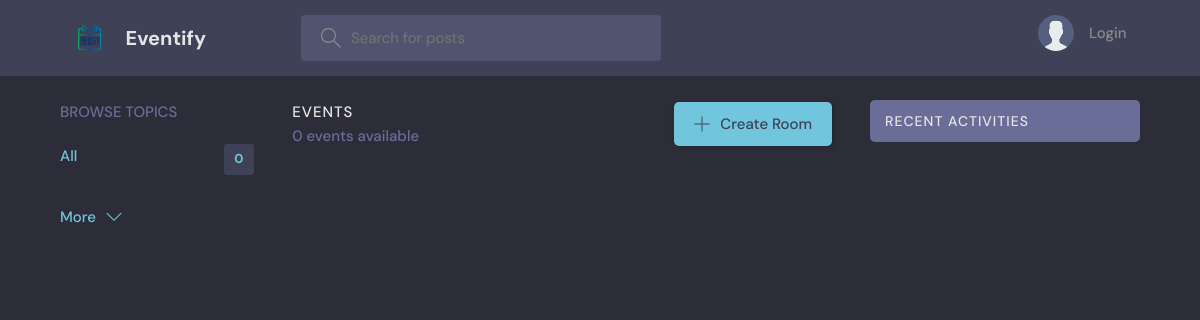
Before: / with the older database file.
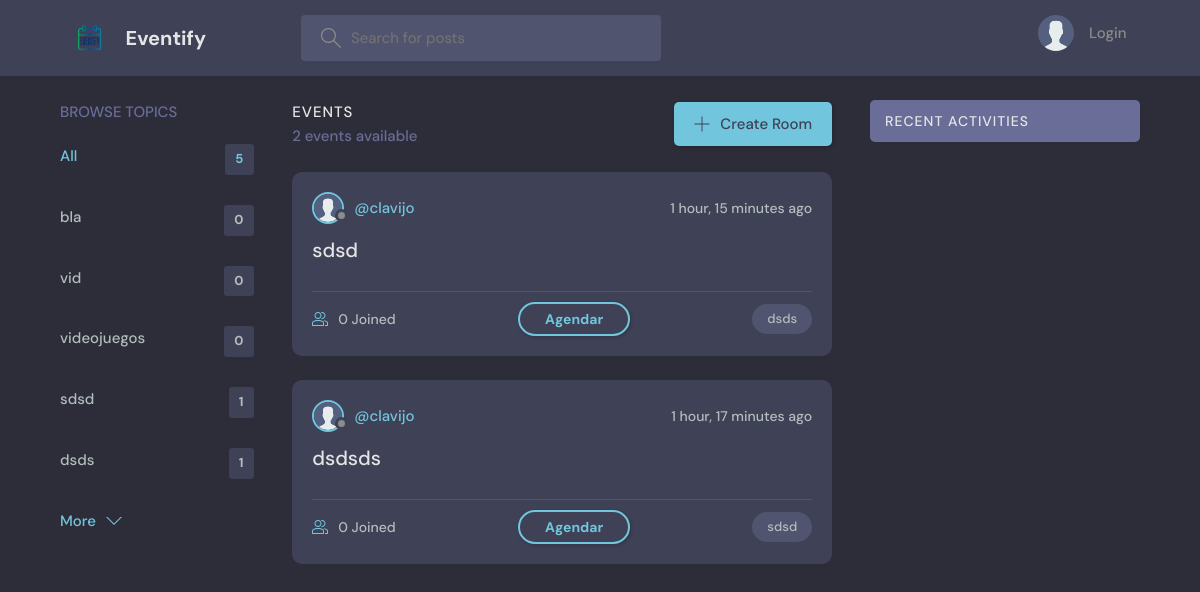
After: the same page with the newer database file.
### base/models.py (models this page shows, shortened)
class Topic(models.Model):
    name = models.CharField(max_length=200)

class Room(models.Model):
    host = models.ForeignKey(User, on_delete=models.SET_NULL, null=True)
    topic = models.ForeignKey(Topic, on_delete=models.SET_NULL, null=True)
    name = models.CharField(max_length=200)
    description = models.TextField(null=True, blank=True)
    participants = models.ManyToManyField(
        User, related_name='participants', blank=True)
    updated = models.DateTimeField(auto_now=True)
    created = models.DateTimeField(auto_now_add=True)
    class Meta:
        ordering = ['-updated', '-created']

class User(AbstractUser):
    name = models.CharField(max_length=200, null=True)
    email = models.EmailField(unique=True, null=True)
    bio = models.TextField(null=True)
    avatar = models.ImageField(null=True, default="avatar.svg")
    USERNAME_FIELD = 'username'
    REQUIRED_FIELDS = []

### base/views.py (the view)
# urls.py: path('', views.home, name="home"),
def home(request):
    q = request.GET.get('q') if request.GET.get('q') != None else ''
    rooms = Room.objects.filter(
        Q(topic__name__icontains=q) |
        Q(name__icontains=q) |
        Q(description__icontains=q)
    )
    topics = Topic.objects.all()[0:5]
    room_count = rooms.count()
    room_messages = Message.objects.filter(
        Q(room__topic__name__icontains=q))[0:3]
    context = {'rooms': rooms, 'topics': topics,
               'room_count': room_count, 'room_messages': room_messages}
    return render(request, 'base/home.html', context)

### base/templates/base/home.html (shortened to what this page needs)
{% extends 'main.html' %}
{% block content %}
<main class="layout layout--3">
  <div class="container">
    {% include 'base/topics_component.html' %}
    <div class="roomList">
      <div class="roomList__header">
        <div>
          <h2>Events</h2>
          <p>{{room_count}} events available</p>
        </div>
        <a class="btn btn--main" href="{% url 'create-room' %}">
          <svg version="1.1" xmlns="http://www.w3.org/2000/svg" width="32" height="32" viewBox="0 0 32 32">
            <title>add</title>
            <path
              d="M16.943 0.943h-1.885v14.115h-14.115v1.885h14.115v14.115h1.885v-14.115h14.115v-1.885h-14.115v-14.115z">
            </path>
          </svg>
          Create Room
        </a>
      </div>
      {% include 'base/feed_component.html' %}
    </div>
    {% include 'base/activity_component.html' %}
  </div>
</main>
{% endblock %}

### base/templates/base/topics_component.html
<div class="topics">
    <div class="topics__header">
        <h2>Browse Topics</h2>
    </div>
    <ul class="topics__list">
        <li>
            <a href="{% url 'home' %}" class="active">All <span>{{topics.count}}</span></a>
        </li>
        {% for topic in topics %}
        <li>
            <a href="{% url 'home' %}?q={{topic.name}}">{{topic.name}}<span>{{topic.room_set.all.count}}</span></a>
        </li>
        {% endfor %}
    </ul>
    <a class="btn btn--link" href="{% url 'topics' %}">
        More
        <svg version="1.1" xmlns="http://www.w3.org/2000/svg" width="32" height="32" viewBox="0 0 32 32">
            <title>chevron-down</title>
            <path d="M16 21l-13-13h-3l16 16 16-16h-3l-13 13z"></path>
        </svg>
    </a>
</div>

### base/templates/base/feed_component.html (shortened to what this page needs)
{% for room in rooms %}
<div class="roomListRoom">
    <div class="roomListRoom__header">
        <a href="{% url 'user-profile' room.host.id %}" class="roomListRoom__author">
            <div class="avatar avatar--small">
                <img src="{{room.host.avatar.url}}" />
            </div>
            <span>@{{room.host.username}}</span>
        </a>
        <div class="roomListRoom__actions">
            <span>{{room.created|timesince}} ago</span>
        </div>
    </div>
    <div class="roomListRoom__content">
        <a href="{% url 'room' room.id %}">{{room.name}}</a>
    </div>
    <div class="roomListRoom__meta">
        <a href="{% url 'room' room.id %}" class="roomListRoom__joined">
            {{room.participants.all.count}} Joined
        </a>
        <button class="btn btn--main btn--pill" onclick="window.location.href='/schedule_event/'">Agendar</button>
        <p class="roomListRoom__topic">{{room.topic.name}}</p>
    </div>
</div>
{% endfor %}

Changed rows visible on the page:
added Topic: name "bla", room_set.all.count "0"
added Topic: name "vid", room_set.all.count "0"
added Topic: name "videojuegos", room_set.all.count "0"
added Topic: name "sdsd", room_set.all.count "1"
added Topic: name "dsds", room_set.all.count "1"
added Room: host.avatar (placeholder picture), host.username "clavijo", created "1 hour, 15 minutes", name "sdsd", participants.all.count "0", topic.name "dsds"
added Room: host.avatar (placeholder picture), host.username "clavijo", created "1 hour, 17 minutes", name "dsdsds", participants.all.count "0", topic.name "sdsd"
Other visible differences:
{{ topics.count }}: "0" → "5"
{{ room_count }}: "0" → "2"
